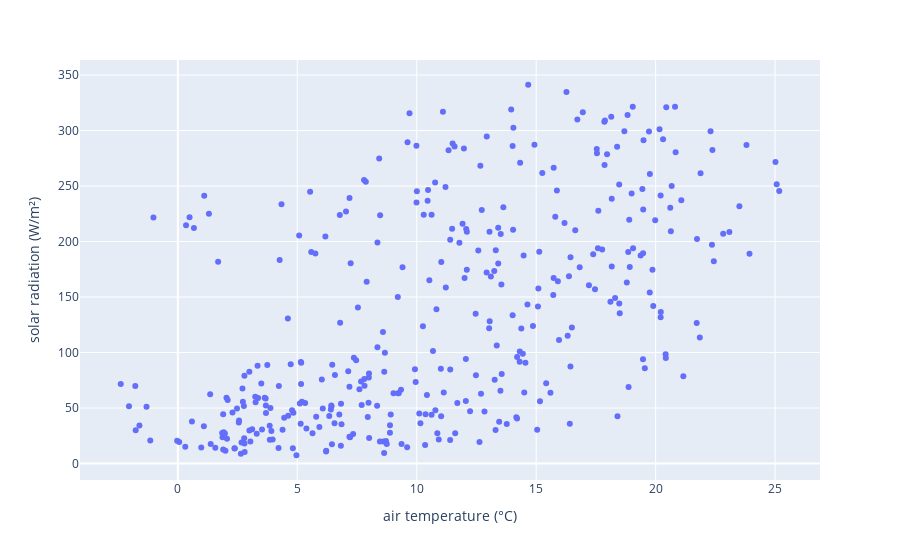

Notebook cell for this chart:
### Markdown cell above
Upon inspecting the plot we find some lines which have significant peaks on certain variables. By looking at the highest value across all variables for specific line we can deduct certain patterns we can relate to.

- Cluster 0 (blue line) is characterized by unusually low air temperature compared to the other clusters. Furthermore we can oberserve that this coincides with high humidity and little sunshine. We can therefore conclude, this describes a typical autumn or winter day.
- Cluster 1 (red line) is characterized by unusually high solar radiation, coinciding with high air temperature and low relative humidity. So we conclude this to be a sunny summer day.
- Cluster 2 (green line) is characterized by unusually high wind velocity coincidig with low air pressure and cloudy skies. We conclude this to be cloudy and windy day.
- Cluster 3 is characterized by unusually high rain fall. This coincides with low air pressure, temperatures are similar to a typical sunny day, high humidity and cloudy skies. These are hot days with summmer thunderstorms.

### Code cell
px.scatter(df, x='air temperature (°C)', y='solar radiation (W/m²)')

### Figure 1 — Plotly figure (JSON) as saved in the notebook; plotly's stock layout.template omitted (floating-point values rounded to 4 significant figures; data arrays with more than 128 entries replaced by an {"elided": "..."} marker saying what was removed)
{"data": [{"hovertemplate": "air temperature (°C)=%{x}<br>solar radiation (W/m²)=%{y}<extra></extra>", "legendgroup": "", "marker": {"color": "#636efa", "symbol": "circle"}, "mode": "markers", "name": "", "orientation": "v", "showlegend": false, "type": "scatter", "x": {"elided": "366 float values"}, "xaxis": "x", "y": {"elided": "366 float values"}, "yaxis": "y"}], "layout": {"legend": {"tracegroupgap": 0}, "margin": {"t": 60}, "xaxis": {"anchor": "y", "domain": [0, 1], "title": {"text": "air temperature (°C)"}}, "yaxis": {"anchor": "x", "domain": [0, 1], "title": {"text": "solar radiation (W/m²)"}}}}
